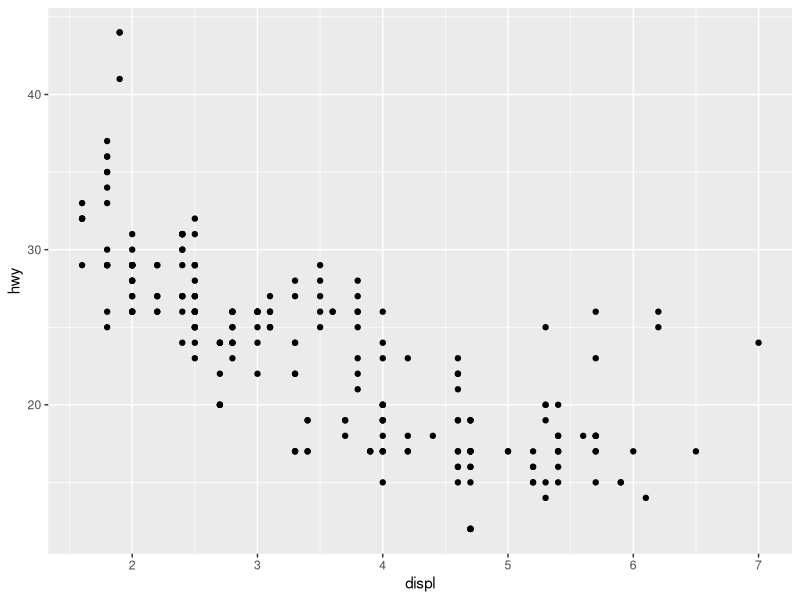
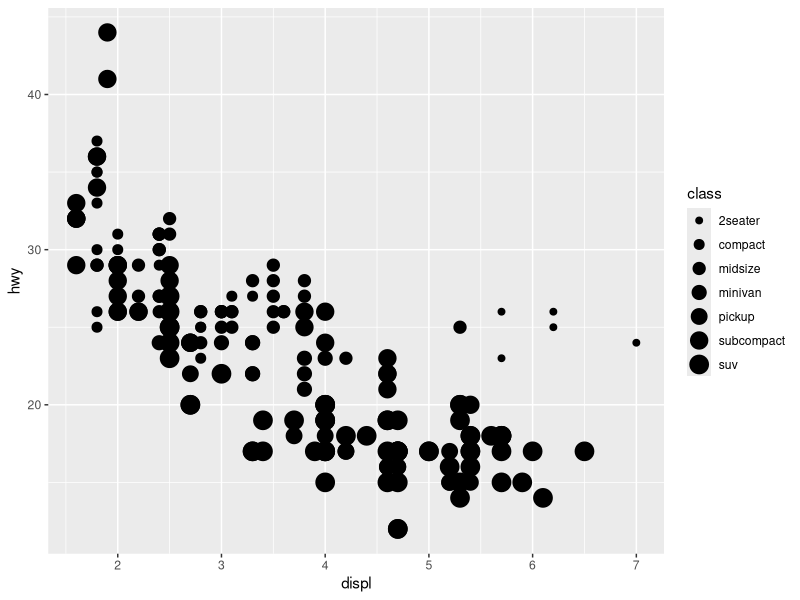
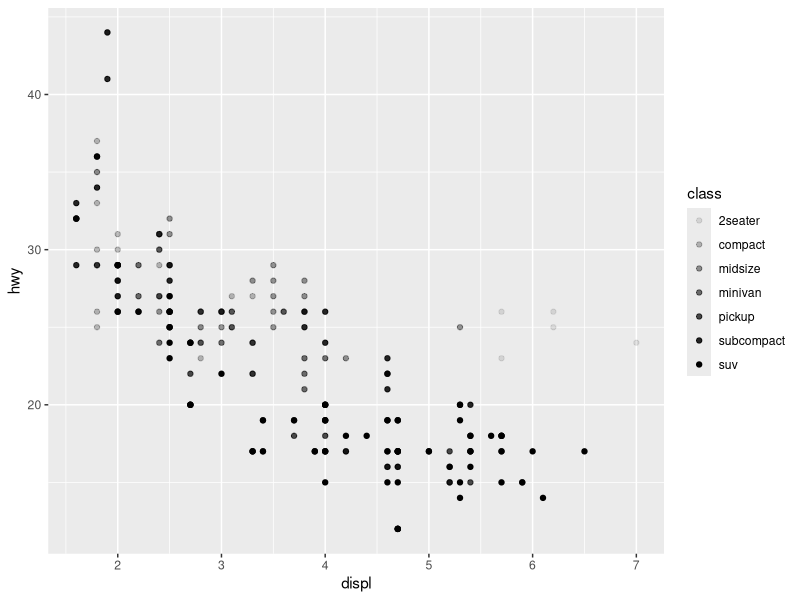
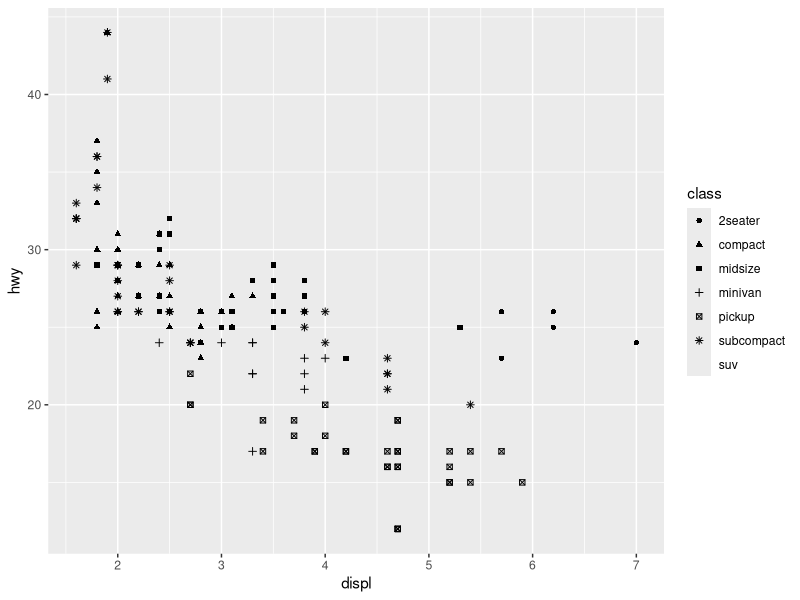

R code for these plots, in order:
## ---- chunk 1
knitr::opts_chunk$set(echo = TRUE)
## ---- chunk 2
library(tidyverse)
## ---- chunk 3
?mpg
## ---- chunk 4
ggplot(data = mpg)+ #Creates an empty graph
  geom_point(mapping = aes(x = displ, y = hwy)) #scatter plot
## ---- chunk 5
ggplot(data = mpg)+ #Creates an empty graph
  geom_point(mapping = aes(x = displ, y = hwy, size = class)) #scatter plot
## ---- chunk 6
#Left
ggplot(data = mpg) + 
  geom_point(mapping = aes(x = displ, y = hwy, alpha = class))

# Right
ggplot(data = mpg) + 
  geom_point(mapping = aes(x = displ, y = hwy, shape = class))
